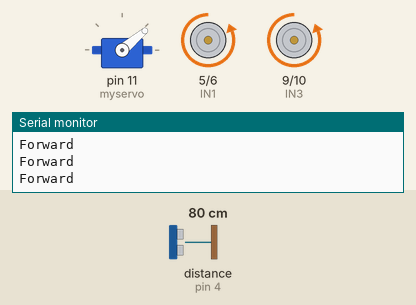
This sketch was run on a simulated Arduino Uno, built with avr-gcc and run on an emulated ATmega328P. On the bench: servo, motor-driver pin pairs drawn as motors (green arrow = first pin HIGH = forward, orange = second pin HIGH = backward, longer = more drive), the last lines printed to the serial monitor. Wiring (inferred from the names in the program): ultrasonic range finder: trigger pin 2; echo pin 4. The inputs (shaded band) are chosen by the test bench; at power-on: distance to the obstacle (sensor on pin 4) 80 cm. The echo pulse lasts 58.3 µs per cm.

Above: at 7.3 s.
7.4 s: distance to the obstacle (sensor on pin 4) set to 23 cm
8.9 s: distance to the obstacle (sensor on pin 4) set to 19 cm
At 10.2 s:
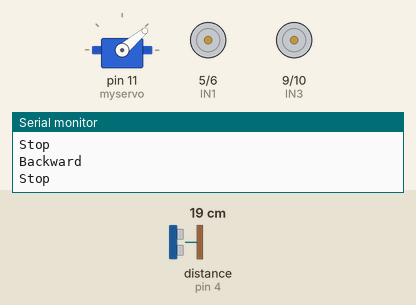
At 13.5 s:
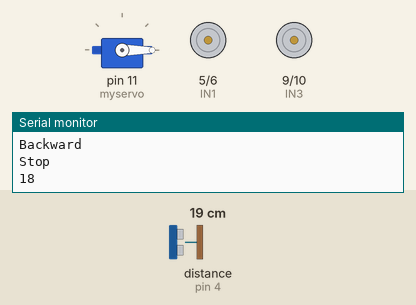
Timing chart, 0 to 19.8 s (numbered marks = the images above; inputs shaded):
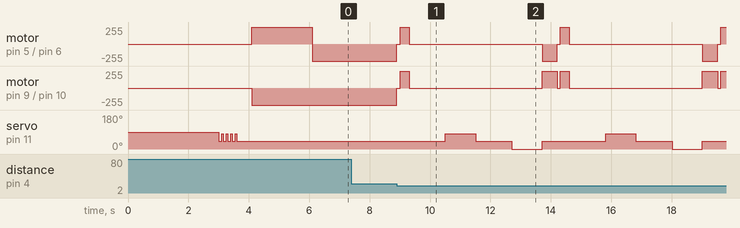

The sketch:

obstacleAvoidanceRobotCar.ino
```cpp
#include <Servo.h>

Servo myservo;
const byte servostart = 40;  //Servo Angle
int distanceleft = 0;
int distanceright = 0;
long t, cm;

void setup() {
  Serial.begin(9600);
  pinMode(2, OUTPUT); //Trig
  pinMode(4, INPUT); //Echo
  pinMode(5, OUTPUT); //IN1
  pinMode(6, OUTPUT); //IN2
  pinMode(9, OUTPUT); //IN3
  pinMode(10, OUTPUT); //IN4
  myservo.attach(11); //Servo
  start();
  rotate();
}

void loop() {
  getdistance();

  int leftdistance = 0;
  int rightdistance = 0;

  if (cm <= 20) {
    stop();
    Serial.println("Stop");
    delay(100);
    backward();
    Serial.println("Backward");
    delay(300);
    stop();
    Serial.println("Stop");
    delay(200);
    leftdistance = leftsee();
    Serial.println(leftdistance);
    delay(200);
    rightdistance = rightsee();
    Serial.println(rightdistance);

    if (leftdistance >= rightdistance) {
      turnleft();
      delay(500);
      stop();
      Serial.println("Turn Left");
    }
    else {
      turnright();
      delay(500);
      stop();
      Serial.println("Turn Right");
    }
  }
  else {
    forward();
    Serial.println("Forward");
  }
}

void start() {
  //myservo.write(servostart);
  delay(3000);
  for (int a = 0; a < 4; a++) {
    myservo.write(servostart);
    delay(50);
    myservo.write(40);
    delay(50);
    myservo.write(80);
    delay(50);
    myservo.write(servostart);
  }
}

void rotate() {
  delay(500);
  digitalWrite(5, HIGH);
  digitalWrite(6, LOW);
  digitalWrite(9, LOW);
  digitalWrite(10, HIGH);
  delay(2000);
  digitalWrite(5, LOW);
  digitalWrite(6, LOW);
  digitalWrite(9, LOW);
  digitalWrite(10, LOW);
}

void forward() {
  digitalWrite(5, LOW);
  digitalWrite(6, HIGH);
  digitalWrite(9, LOW);
  digitalWrite(10, HIGH);
}

void backward() {
  digitalWrite(5, HIGH);
  digitalWrite(6, LOW);
  digitalWrite(9, HIGH);
  digitalWrite(10, LOW);
}

void stop() {
  digitalWrite(5, LOW);
  digitalWrite(6, LOW);
  digitalWrite(9, LOW);
  digitalWrite(10, LOW);
}

void turnleft() {
  digitalWrite(5, LOW);
  digitalWrite(6, HIGH);
  digitalWrite(9, HIGH);
  digitalWrite(10, LOW);
}

void turnright() {
  digitalWrite(5, HIGH);
  digitalWrite(6, LOW);
  digitalWrite(9, LOW);
  digitalWrite(10, HIGH);
}

int leftsee() {
  myservo.write(servostart);
  delay(1000);
  myservo.write(80);
  delay(1000);
  distanceleft = getdistance();
  //Serial.println(distanceleft);
  myservo.write(servostart);
  return distanceleft;
}

int rightsee() {
  myservo.write(servostart);
  delay(1000);
  myservo.write(0);
  delay(1000);
  distanceright = getdistance();
  //Serial.println(distanceright);
  myservo.write(servostart);
  return distanceright;
}

int getdistance() {
  digitalWrite(2, LOW);
  delayMicroseconds(4);
  digitalWrite(2, HIGH);
  delayMicroseconds(10);
  digitalWrite(2, LOW);
  t = pulseIn(4, HIGH);
  cm = t / 29 / 2;
  //Serial.println(cm);
  return cm;
}
```

Measured:
- the behaviour switches between 22 and 21 cm on distance to the obstacle (sensor on pin 4) (found by bisection; images 0 and 1)
